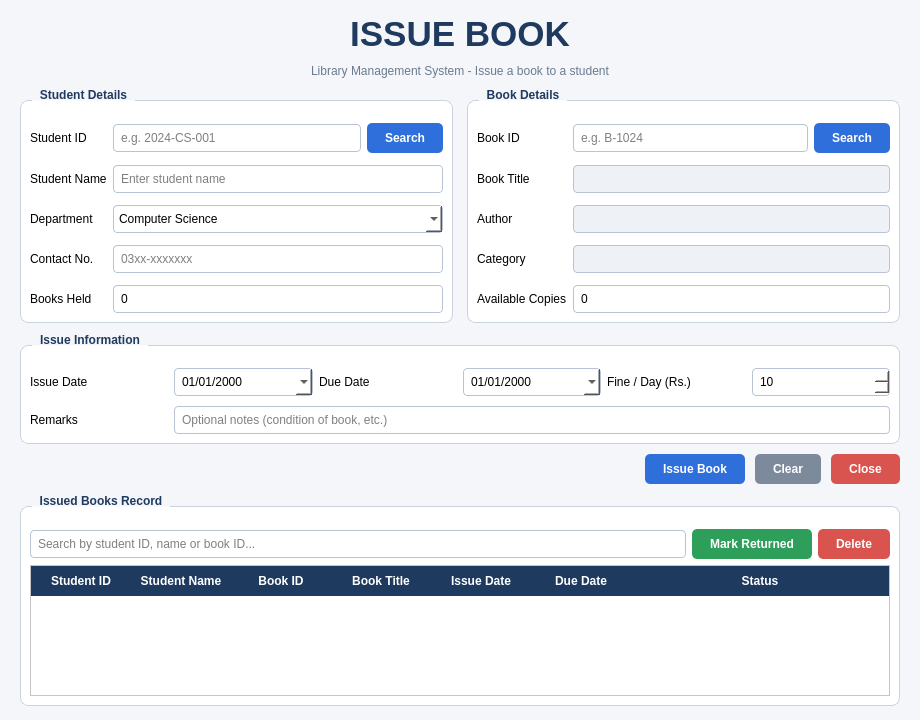
<?xml version="1.0" encoding="UTF-8"?>
<ui version="4.0">
 <class>issuebook</class>
 <widget class="QWidget" name="issuebook">
  <property name="geometry">
   <rect><x>0</x><y>0</y><width>920</width><height>720</height></rect>
  </property>
  <property name="windowTitle">
   <string>Issue Book</string>
  </property>
  <property name="styleSheet">
   <string notr="true">QWidget#issuebook { background-color: #f4f6fa; }
QLabel#TITLE { color: #1f3a5f; }
QLabel#lblSubtitle { color: #6b7a90; }
QGroupBox { font-weight: bold; color: #1f3a5f; border: 1px solid #c9d3e0; border-radius: 8px; margin-top: 12px; background: white; }
QGroupBox::title { subcontrol-origin: margin; left: 12px; padding: 0 6px; }
QLineEdit, QComboBox, QDateEdit, QSpinBox, QTextEdit { border: 1px solid #b8c4d4; border-radius: 4px; padding: 5px; background: white; }
QLineEdit:focus, QComboBox:focus, QDateEdit:focus, QTextEdit:focus { border: 1px solid #2f6fdb; }
QLineEdit:read-only { background: #eef1f6; }
QPushButton { border: none; border-radius: 5px; padding: 8px 18px; background: #2f6fdb; color: white; font-weight: bold; }
QPushButton:hover { background: #2458b3; }
QPushButton#btnClear { background: #7d8a9c; }
QPushButton#btnClose { background: #d9534f; }
QPushButton#btnReturnSelected { background: #2e9e5b; }
QPushButton#btnDelete { background: #d9534f; }
QTableWidget { background: white; alternate-background-color: #f4f7fb; gridline-color: #dde4ee; }
QHeaderView::section { background: #1f3a5f; color: white; padding: 6px; border: none; font-weight: bold; }</string>
  </property>
  <layout class="QVBoxLayout" name="mainLayout">
   <property name="leftMargin"><number>20</number></property>
   <property name="topMargin"><number>14</number></property>
   <property name="rightMargin"><number>20</number></property>
   <property name="bottomMargin"><number>14</number></property>
   <property name="spacing"><number>10</number></property>
   <item>
    <widget class="QLabel" name="TITLE">
     <property name="font">
      <font><pointsize>26</pointsize><bold>true</bold></font>
     </property>
     <property name="text"><string>ISSUE BOOK</string></property>
     <property name="alignment"><set>Qt::AlignCenter</set></property>
    </widget>
   </item>
   <item>
    <widget class="QLabel" name="lblSubtitle">
     <property name="text"><string>Library Management System - Issue a book to a student</string></property>
     <property name="alignment"><set>Qt::AlignCenter</set></property>
    </widget>
   </item>
   <item>
    <layout class="QHBoxLayout" name="topLayout">
     <property name="spacing"><number>14</number></property>
     <item>
      <widget class="QGroupBox" name="grpStudent">
       <property name="title"><string>Student Details</string></property>
       <layout class="QGridLayout" name="gridStudent">
        <property name="verticalSpacing"><number>12</number></property>
        <property name="topMargin"><number>22</number></property>
        <item row="0" column="0">
         <widget class="QLabel" name="lblstudentid">
          <property name="text"><string>Student ID</string></property>
         </widget>
        </item>
        <item row="0" column="1">
         <widget class="QLineEdit" name="txtstudentid">
          <property name="placeholderText"><string>e.g. 2024-CS-001</string></property>
         </widget>
        </item>
        <item row="0" column="2">
         <widget class="QPushButton" name="btnSearchStudent">
          <property name="text"><string>Search</string></property>
         </widget>
        </item>
        <item row="1" column="0">
         <widget class="QLabel" name="lblstudentname">
          <property name="text"><string>Student Name</string></property>
         </widget>
        </item>
        <item row="1" column="1" colspan="2">
         <widget class="QLineEdit" name="txtstudentname">
          <property name="placeholderText"><string>Enter student name</string></property>
         </widget>
        </item>
        <item row="2" column="0">
         <widget class="QLabel" name="lbldepartment">
          <property name="text"><string>Department</string></property>
         </widget>
        </item>
        <item row="2" column="1" colspan="2">
         <widget class="QComboBox" name="cmbDepartment">
          <item><property name="text"><string>Computer Science</string></property></item>
          <item><property name="text"><string>Software Engineering</string></property></item>
          <item><property name="text"><string>Electrical Engineering</string></property></item>
          <item><property name="text"><string>Business Administration</string></property></item>
          <item><property name="text"><string>Mathematics</string></property></item>
          <item><property name="text"><string>Other</string></property></item>
         </widget>
        </item>
        <item row="3" column="0">
         <widget class="QLabel" name="lblcontact">
          <property name="text"><string>Contact No.</string></property>
         </widget>
        </item>
        <item row="3" column="1" colspan="2">
         <widget class="QLineEdit" name="txtcontact">
          <property name="placeholderText"><string>03xx-xxxxxxx</string></property>
         </widget>
        </item>
        <item row="4" column="0">
         <widget class="QLabel" name="lblbooksheld">
          <property name="text"><string>Books Held</string></property>
         </widget>
        </item>
        <item row="4" column="1" colspan="2">
         <widget class="QSpinBox" name="spinBooksHeld">
          <property name="readOnly"><bool>true</bool></property>
          <property name="buttonSymbols"><enum>QAbstractSpinBox::NoButtons</enum></property>
          <property name="maximum"><number>99</number></property>
         </widget>
        </item>
       </layout>
      </widget>
     </item>
     <item>
      <widget class="QGroupBox" name="grpBook">
       <property name="title"><string>Book Details</string></property>
       <layout class="QGridLayout" name="gridBook">
        <property name="verticalSpacing"><number>12</number></property>
        <property name="topMargin"><number>22</number></property>
        <item row="0" column="0">
         <widget class="QLabel" name="lblbookid">
          <property name="text"><string>Book ID</string></property>
         </widget>
        </item>
        <item row="0" column="1">
         <widget class="QLineEdit" name="txtbookid">
          <property name="placeholderText"><string>e.g. B-1024</string></property>
         </widget>
        </item>
        <item row="0" column="2">
         <widget class="QPushButton" name="btnSearchBook">
          <property name="text"><string>Search</string></property>
         </widget>
        </item>
        <item row="1" column="0">
         <widget class="QLabel" name="lblbooktitle">
          <property name="text"><string>Book Title</string></property>
         </widget>
        </item>
        <item row="1" column="1" colspan="2">
         <widget class="QLineEdit" name="txtbooktitle">
          <property name="readOnly"><bool>true</bool></property>
         </widget>
        </item>
        <item row="2" column="0">
         <widget class="QLabel" name="lblauthor">
          <property name="text"><string>Author</string></property>
         </widget>
        </item>
        <item row="2" column="1" colspan="2">
         <widget class="QLineEdit" name="txtauthor">
          <property name="readOnly"><bool>true</bool></property>
         </widget>
        </item>
        <item row="3" column="0">
         <widget class="QLabel" name="lblcategory">
          <property name="text"><string>Category</string></property>
         </widget>
        </item>
        <item row="3" column="1" colspan="2">
         <widget class="QLineEdit" name="txtcategory">
          <property name="readOnly"><bool>true</bool></property>
         </widget>
        </item>
        <item row="4" column="0">
         <widget class="QLabel" name="lblavailable">
          <property name="text"><string>Available Copies</string></property>
         </widget>
        </item>
        <item row="4" column="1" colspan="2">
         <widget class="QSpinBox" name="spinAvailable">
          <property name="readOnly"><bool>true</bool></property>
          <property name="buttonSymbols"><enum>QAbstractSpinBox::NoButtons</enum></property>
          <property name="maximum"><number>9999</number></property>
         </widget>
        </item>
       </layout>
      </widget>
     </item>
    </layout>
   </item>
   <item>
    <widget class="QGroupBox" name="grpIssue">
     <property name="title"><string>Issue Information</string></property>
     <layout class="QGridLayout" name="gridIssue">
      <property name="verticalSpacing"><number>10</number></property>
      <property name="topMargin"><number>22</number></property>
      <item row="0" column="0">
       <widget class="QLabel" name="lblissuedate">
        <property name="text"><string>Issue Date</string></property>
       </widget>
      </item>
      <item row="0" column="1">
       <widget class="QDateEdit" name="dateIssue">
        <property name="calendarPopup"><bool>true</bool></property>
        <property name="displayFormat"><string>dd/MM/yyyy</string></property>
       </widget>
      </item>
      <item row="0" column="2">
       <widget class="QLabel" name="lblduedate">
        <property name="text"><string>Due Date</string></property>
       </widget>
      </item>
      <item row="0" column="3">
       <widget class="QDateEdit" name="dateDue">
        <property name="calendarPopup"><bool>true</bool></property>
        <property name="displayFormat"><string>dd/MM/yyyy</string></property>
       </widget>
      </item>
      <item row="0" column="4">
       <widget class="QLabel" name="lblfine">
        <property name="text"><string>Fine / Day (Rs.)</string></property>
       </widget>
      </item>
      <item row="0" column="5">
       <widget class="QSpinBox" name="spinFine">
        <property name="maximum"><number>10000</number></property>
        <property name="value"><number>10</number></property>
       </widget>
      </item>
      <item row="1" column="0">
       <widget class="QLabel" name="lblremarks">
        <property name="text"><string>Remarks</string></property>
       </widget>
      </item>
      <item row="1" column="1" colspan="5">
       <widget class="QLineEdit" name="txtRemarks">
        <property name="placeholderText"><string>Optional notes (condition of book, etc.)</string></property>
       </widget>
      </item>
     </layout>
    </widget>
   </item>
   <item>
    <layout class="QHBoxLayout" name="buttonLayout">
     <item>
      <spacer name="spacerLeft">
       <property name="orientation"><enum>Qt::Horizontal</enum></property>
       <property name="sizeHint" stdset="0"><size><width>40</width><height>20</height></size></property>
      </spacer>
     </item>
     <item>
      <widget class="QPushButton" name="btnIssue">
       <property name="text"><string>Issue Book</string></property>
       <property name="default"><bool>true</bool></property>
      </widget>
     </item>
     <item>
      <widget class="QPushButton" name="btnClear">
       <property name="text"><string>Clear</string></property>
      </widget>
     </item>
     <item>
      <widget class="QPushButton" name="btnClose">
       <property name="text"><string>Close</string></property>
      </widget>
     </item>
    </layout>
   </item>
   <item>
    <widget class="QGroupBox" name="grpRecords">
     <property name="title"><string>Issued Books Record</string></property>
     <layout class="QVBoxLayout" name="recordsLayout">
      <property name="topMargin"><number>22</number></property>
      <item>
       <layout class="QHBoxLayout" name="searchLayout">
        <item>
         <widget class="QLineEdit" name="txtSearchRecords">
          <property name="placeholderText"><string>Search by student ID, name or book ID...</string></property>
          <property name="clearButtonEnabled"><bool>true</bool></property>
         </widget>
        </item>
        <item>
         <widget class="QPushButton" name="btnReturnSelected">
          <property name="text"><string>Mark Returned</string></property>
         </widget>
        </item>
        <item>
         <widget class="QPushButton" name="btnDelete">
          <property name="text"><string>Delete</string></property>
         </widget>
        </item>
       </layout>
      </item>
      <item>
       <widget class="QTableWidget" name="tableIssued">
        <property name="alternatingRowColors"><bool>true</bool></property>
        <property name="editTriggers"><set>QAbstractItemView::NoEditTriggers</set></property>
        <property name="selectionBehavior"><enum>QAbstractItemView::SelectRows</enum></property>
        <property name="selectionMode"><enum>QAbstractItemView::SingleSelection</enum></property>
        <attribute name="horizontalHeaderStretchLastSection"><bool>true</bool></attribute>
        <attribute name="verticalHeaderVisible"><bool>false</bool></attribute>
        <column><property name="text"><string>Student ID</string></property></column>
        <column><property name="text"><string>Student Name</string></property></column>
        <column><property name="text"><string>Book ID</string></property></column>
        <column><property name="text"><string>Book Title</string></property></column>
        <column><property name="text"><string>Issue Date</string></property></column>
        <column><property name="text"><string>Due Date</string></property></column>
        <column><property name="text"><string>Status</string></property></column>
       </widget>
      </item>
     </layout>
    </widget>
   </item>
  </layout>
 </widget>
 <tabstops>
  <tabstop>txtstudentid</tabstop>
  <tabstop>btnSearchStudent</tabstop>
  <tabstop>txtstudentname</tabstop>
  <tabstop>cmbDepartment</tabstop>
  <tabstop>txtcontact</tabstop>
  <tabstop>txtbookid</tabstop>
  <tabstop>btnSearchBook</tabstop>
  <tabstop>dateIssue</tabstop>
  <tabstop>dateDue</tabstop>
  <tabstop>spinFine</tabstop>
  <tabstop>txtRemarks</tabstop>
  <tabstop>btnIssue</tabstop>
  <tabstop>btnClear</tabstop>
  <tabstop>btnClose</tabstop>
 </tabstops>
 <resources/>
 <connections>
  <connection>
   <sender>btnClose</sender>
   <signal>clicked()</signal>
   <receiver>issuebook</receiver>
   <slot>close()</slot>
   <hints>
    <hint type="sourcelabel"><x>860</x><y>420</y></hint>
    <hint type="destinationlabel"><x>460</x><y>360</y></hint>
   </hints>
  </connection>
 </connections>
</ui>
